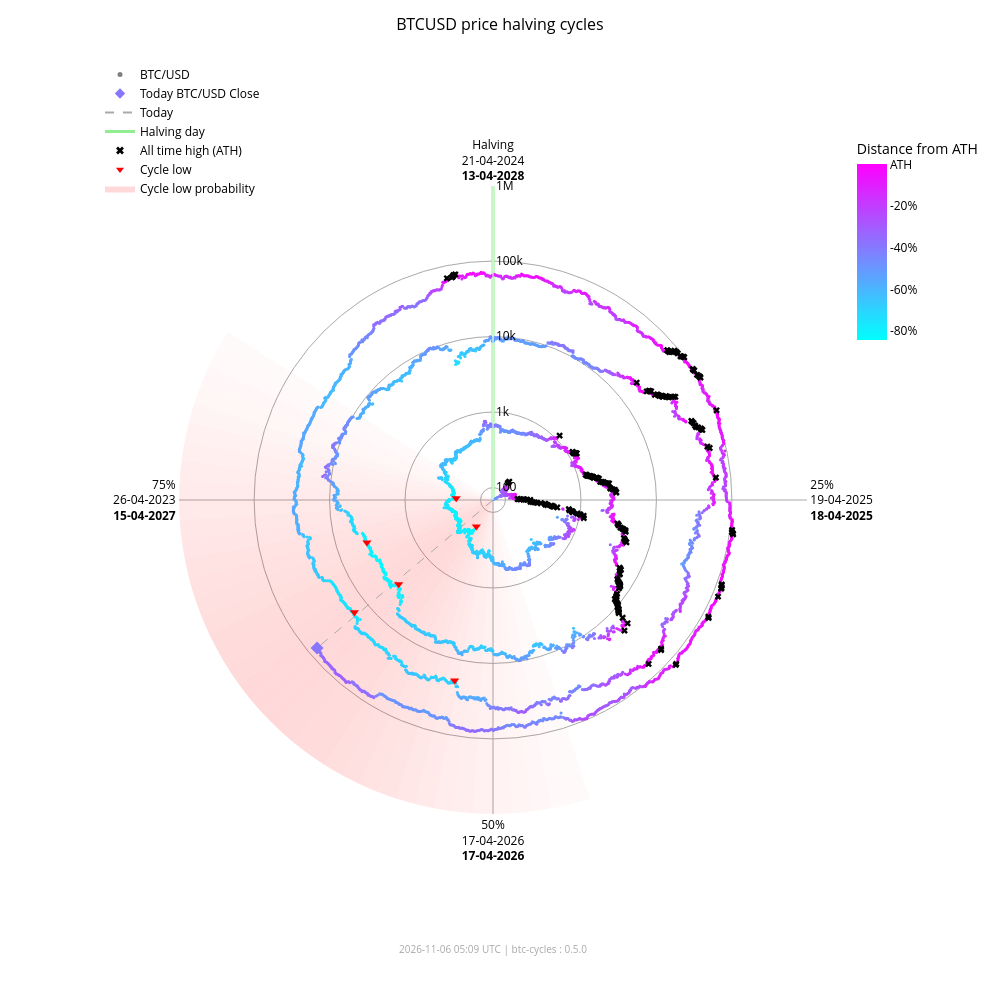

Write notebook code for a chart like this one.
### Markdown cell above
### Interactive chart (plotly)

### Code cell
fig_interactive = btc.plot(
    kind="interactive",
    from_date="2012-11-28",
)
# plotly config for interactivity
config = {"scrollZoom": True, "displayModeBar": True}
# display in notebook
fig_interactive.show(config=config)

### Figure 1 — Plotly figure (JSON) as saved in the notebook; plotly's stock layout.template omitted (floating-point values rounded to 4 significant figures; data arrays with more than 128 entries replaced by an {"elided": "..."} marker saying what was removed)
{"data": [{"fill": "toself", "fillcolor": "rgba(255,0,0,0.018306980149439524)", "hoverinfo": "skip", "line": {"width": 0}, "mode": "lines", "r": [68.43, 1000000, 1000000, 68.43, 68.43], "showlegend": false, "theta": [162.0, 162.0, 165.6, 165.6, 162.0], "type": "scatterpolar"}, {"fill": "toself", "fillcolor": "rgba(255,0,0,0.02405911634527998)", "hoverinfo": "skip", "line": {"width": 0}, "mode": "lines", "r": [68.43, 1000000, 1000000, 68.43, 68.43], "showlegend": false, "theta": [165.6, 165.6, 169.2, 169.2, 165.6], "type": "scatterpolar"}, {"fill": "toself", "fillcolor": "rgba(255,0,0,0.030803449372254352)", "hoverinfo": "skip", "line": {"width": 0}, "mode": "lines", "r": [68.43, 1000000, 1000000, 68.43, 68.43], "showlegend": false, "theta": [169.2, 169.2, 172.8, 172.8, 169.2], "type": "scatterpolar"}, {"fill": "toself", "fillcolor": "rgba(255,0,0,0.03847233586005252)", "hoverinfo": "skip", "line": {"width": 0}, "mode": "lines", "r": [68.43, 1000000, 1000000, 68.43, 68.43], "showlegend": false, "theta": [172.8, 172.8, 176.4, 176.4, 172.8], "type": "scatterpolar"}, {"fill": "toself", "fillcolor": "rgba(255,0,0,0.04694405159551339)", "hoverinfo": "skip", "line": {"width": 0}, "mode": "lines", "r": [68.43, 1000000, 1000000, 68.43, 68.43], "showlegend": false, "theta": [176.4, 176.4, 180.0, 180.0, 176.4], "type": "scatterpolar"}, {"fill": "toself", "fillcolor": "rgba(255,0,0,0.05605603979818329)", "hoverinfo": "skip", "line": {"width": 0}, "mode": "lines", "r": [68.43, 1000000, 1000000, 68.43, 68.43], "showlegend": false, "theta": [180.0, 180.0, 183.6, 183.6, 180.0], "type": "scatterpolar"}, {"fill": "toself", "fillcolor": "rgba(255,0,0,0.06562330627802694)", "hoverinfo": "skip", "line": {"width": 0}, "mode": "lines", "r": [68.43, 1000000, 1000000, 68.43, 68.43], "showlegend": false, "theta": [183.6, 183.6, 187.2, 187.2, 183.6], "type": "scatterpolar"}, {"fill": "toself", "fillcolor": "rgba(255,0,0,0.07545707932574237)", "hoverinfo": "skip", "line": {"width": 0}, "mode": "lines", "r": [68.43, 1000000, 1000000, 68.43, 68.43], "showlegend": false, "theta": [187.2, 187.2, 190.8, 190.8, 187.2], "type": "scatterpolar"}, {"fill": "toself", "fillcolor": "rgba(255,0,0,0.08537841060169407)", "hoverinfo": "skip", "line": {"width": 0}, "mode": "lines", "r": [68.43, 1000000, 1000000, 68.43, 68.43], "showlegend": false, "theta": [190.8, 190.8, 194.4, 194.4, 190.8], "type": "scatterpolar"}, {"fill": "toself", "fillcolor": "rgba(255,0,0,0.09522272137134848)", "hoverinfo": "skip", "line": {"width": 0}, "mode": "lines", "r": [68.43, 1000000, 1000000, 68.43, 68.43], "showlegend": false, "theta": [194.4, 194.4, 198.0, 198.0, 194.4], "type": "scatterpolar"}, {"fill": "toself", "fillcolor": "rgba(255,0,0,0.10483418800389058)", "hoverinfo": "skip", "line": {"width": 0}, "mode": "lines", "r": [68.43, 1000000, 1000000, 68.43, 68.43], "showlegend": false, "theta": [198.0, 198.0, 201.6, 201.6, 198.0], "type": "scatterpolar"}, {"fill": "toself", "fillcolor": "rgba(255,0,0,0.11405248627197925)", "hoverinfo": "skip", "line": {"width": 0}, "mode": "lines", "r": [68.43, 1000000, 1000000, 68.43, 68.43], "showlegend": false, "theta": [201.6, 201.6, 205.2, 205.2, 201.6], "type": "scatterpolar"}, {"fill": "toself", "fillcolor": "rgba(255,0,0,0.12269756305009562)", "hoverinfo": "skip", "line": {"width": 0}, "mode": "lines", "r": [68.43, 1000000, 1000000, 68.43, 68.43], "showlegend": false, "theta": [205.2, 205.2, 208.8, 208.8, 205.2], "type": "scatterpolar"}, {"fill": "toself", "fillcolor": "rgba(255,0,0,0.13055959037792858)", "hoverinfo": "skip", "line": {"width": 0}, "mode": "lines", "r": [68.43, 1000000, 1000000, 68.43, 68.43], "showlegend": false, "theta": [208.8, 208.8, 212.4, 212.4, 208.8], "type": "scatterpolar"}, {"fill": "toself", "fillcolor": "rgba(255,0,0,0.13740037014073872)", "hoverinfo": "skip", "line": {"width": 0}, "mode": "lines", "r": [68.43, 1000000, 1000000, 68.43, 68.43], "showlegend": false, "theta": [212.4, 212.4, 216.0, 216.0, 212.4], "type": "scatterpolar"}, {"fill": "toself", "fillcolor": "rgba(255,0,0,0.14296927208088228)", "hoverinfo": "skip", "line": {"width": 0}, "mode": "lines", "r": [68.43, 1000000, 1000000, 68.43, 68.43], "showlegend": false, "theta": [216.0, 216.0, 219.6, 219.6, 216.0], "type": "scatterpolar"}, {"fill": "toself", "fillcolor": "rgba(255,0,0,0.14703219887325494)", "hoverinfo": "skip", "line": {"width": 0}, "mode": "lines", "r": [68.43, 1000000, 1000000, 68.43, 68.43], "showlegend": false, "theta": [219.6, 219.6, 223.2, 223.2, 219.6], "type": "scatterpolar"}, {"fill": "toself", "fillcolor": "rgba(255,0,0,0.14940752827264187)", "hoverinfo": "skip", "line": {"width": 0}, "mode": "lines", "r": [68.43, 1000000, 1000000, 68.43, 68.43], "showlegend": false, "theta": [223.2, 223.2, 226.8, 226.8, 223.2], "type": "scatterpolar"}, {"fill": "toself", "fillcolor": "rgba(255,0,0,0.15)", "hoverinfo": "skip", "line": {"width": 0}, "mode": "lines", "r": [68.43, 1000000, 1000000, 68.43, 68.43], "showlegend": false, "theta": [226.8, 226.8, 230.4, 230.4, 226.8], "type": "scatterpolar"}, {"fill": "toself", "fillcolor": "rgba(255,0,0,0.14882314851976614)", "hoverinfo": "skip", "line": {"width": 0}, "mode": "lines", "r": [68.43, 1000000, 1000000, 68.43, 68.43], "showlegend": false, "theta": [230.4, 230.4, 234.0, 234.0, 230.4], "type": "scatterpolar"}, {"fill": "toself", "fillcolor": "rgba(255,0,0,0.14600334989350275)", "hoverinfo": "skip", "line": {"width": 0}, "mode": "lines", "r": [68.43, 1000000, 1000000, 68.43, 68.43], "showlegend": false, "theta": [234.0, 234.0, 237.6, 237.6, 234.0], "type": "scatterpolar"}, {"fill": "toself", "fillcolor": "rgba(255,0,0,0.14176315293000513)", "hoverinfo": "skip", "line": {"width": 0}, "mode": "lines", "r": [68.43, 1000000, 1000000, 68.43, 68.43], "showlegend": false, "theta": [237.6, 237.6, 241.2, 241.2, 237.6], "type": "scatterpolar"}, {"fill": "toself", "fillcolor": "rgba(255,0,0,0.1363869302869166)", "hoverinfo": "skip", "line": {"width": 0}, "mode": "lines", "r": [68.43, 1000000, 1000000, 68.43, 68.43], "showlegend": false, "theta": [241.2, 241.2, 244.8, 244.8, 241.2], "type": "scatterpolar"}, {"fill": "toself", "fillcolor": "rgba(255,0,0,0.13017643696734477)", "hoverinfo": "skip", "line": {"width": 0}, "mode": "lines", "r": [68.43, 1000000, 1000000, 68.43, 68.43], "showlegend": false, "theta": [244.8, 244.8, 248.4, 248.4, 244.8], "type": "scatterpolar"}, {"fill": "toself", "fillcolor": "rgba(255,0,0,0.1234063302665758)", "hoverinfo": "skip", "line": {"width": 0}, "mode": "lines", "r": [68.43, 1000000, 1000000, 68.43, 68.43], "showlegend": false, "theta": [248.4, 248.4, 252.0, 252.0, 248.4], "type": "scatterpolar"}, {"fill": "toself", "fillcolor": "rgba(255,0,0,0.11628949020714345)", "hoverinfo": "skip", "line": {"width": 0}, "mode": "lines", "r": [68.43, 1000000, 1000000, 68.43, 68.43], "showlegend": false, "theta": [252.0, 252.0, 255.6, 255.6, 252.0], "type": "scatterpolar"}, {"fill": "toself", "fillcolor": "rgba(255,0,0,0.108959277972535)", "hoverinfo": "skip", "line": {"width": 0}, "mode": "lines", "r": [68.43, 1000000, 1000000, 68.43, 68.43], "showlegend": false, "theta": [255.6, 255.6, 259.2, 259.2, 255.6], "type": "scatterpolar"}, {"fill": "toself", "fillcolor": "rgba(255,0,0,0.1014715299920515)", "hoverinfo": "skip", "line": {"width": 0}, "mode": "lines", "r": [68.43, 1000000, 1000000, 68.43, 68.43], "showlegend": false, "theta": [259.2, 259.2, 262.8, 262.8, 259.2], "type": "scatterpolar"}, {"fill": "toself", "fillcolor": "rgba(255,0,0,0.09382430417652897)", "hoverinfo": "skip", "line": {"width": 0}, "mode": "lines", "r": [68.43, 1000000, 1000000, 68.43, 68.43], "showlegend": false, "theta": [262.8, 262.8, 266.4, 266.4, 262.8], "type": "scatterpolar"}, {"fill": "toself", "fillcolor": "rgba(255,0,0,0.08598937207621672)", "hoverinfo": "skip", "line": {"width": 0}, "mode": "lines", "r": [68.43, 1000000, 1000000, 68.43, 68.43], "showlegend": false, "theta": [266.4, 266.4, 270.0, 270.0, 266.4], "type": "scatterpolar"}, {"fill": "toself", "fillcolor": "rgba(255,0,0,0.07794710108398434)", "hoverinfo": "skip", "line": {"width": 0}, "mode": "lines", "r": [68.43, 1000000, 1000000, 68.43, 68.43], "showlegend": false, "theta": [270.0, 270.0, 273.6, 273.6, 270.0], "type": "scatterpolar"}, {"fill": "toself", "fillcolor": "rgba(255,0,0,0.06971614429145927)", "hoverinfo": "skip", "line": {"width": 0}, "mode": "lines", "r": [68.43, 1000000, 1000000, 68.43, 68.43], "showlegend": false, "theta": [273.6, 273.6, 277.2, 277.2, 273.6], "type": "scatterpolar"}, {"fill": "toself", "fillcolor": "rgba(255,0,0,0.061371174705723626)", "hoverinfo": "skip", "line": {"width": 0}, "mode": "lines", "r": [68.43, 1000000, 1000000, 68.43, 68.43], "showlegend": false, "theta": [277.2, 277.2, 280.8, 280.8, 277.2], "type": "scatterpolar"}, {"fill": "toself", "fillcolor": "rgba(255,0,0,0.05304520605236535)", "hoverinfo": "skip", "line": {"width": 0}, "mode": "lines", "r": [68.43, 1000000, 1000000, 68.43, 68.43], "showlegend": false, "theta": [280.8, 280.8, 284.4, 284.4, 280.8], "type": "scatterpolar"}, {"fill": "toself", "fillcolor": "rgba(255,0,0,0.044916938988340704)", "hoverinfo": "skip", "line": {"width": 0}, "mode": "lines", "r": [68.43, 1000000, 1000000, 68.43, 68.43], "showlegend": false, "theta": [284.4, 284.4, 288.0, 288.0, 284.4], "type": "scatterpolar"}, {"fill": "toself", "fillcolor": "rgba(255,0,0,0.0371870550186571)", "hoverinfo": "skip", "line": {"width": 0}, "mode": "lines", "r": [68.43, 1000000, 1000000, 68.43, 68.43], "showlegend": false, "theta": [288.0, 288.0, 291.6, 291.6, 288.0], "type": "scatterpolar"}, {"fill": "toself", "fillcolor": "rgba(255,0,0,0.030049603184432498)", "hoverinfo": "skip", "line": {"width": 0}, "mode": "lines", "r": [68.43, 1000000, 1000000, 68.43, 68.43], "showlegend": false, "theta": [291.6, 291.6, 295.2, 295.2, 291.6], "type": "scatterpolar"}, {"fill": "toself", "fillcolor": "rgba(255,0,0,0.023665126797805223)", "hoverinfo": "skip", "line": {"width": 0}, "mode": "lines", "r": [68.43, 1000000, 1000000, 68.43, 68.43], "showlegend": false, "theta": [295.2, 295.2, 298.8, 298.8, 295.2], "type": "scatterpolar"}, {"fill": "toself", "fillcolor": "rgba(255,0,0,0.018141004067302662)", "hoverinfo": "skip", "line": {"width": 0}, "mode": "lines", "r": [68.43, 1000000, 1000000, 68.43, 68.43], "showlegend": false, "theta": [298.8, 298.8, 302.4, 302.4, 298.8], "type": "scatterpolar"}, {"hoverinfo": "skip", "line": {"color": "darkgrey", "dash": "dash", "width": 1}, "mode": "lines", "r": [68.43, 75940.0], "showlegend": false, "theta": [229.9, 229.9], "type": "scatterpolar"}, {"hoverinfo": "skip", "line": {"color": "lightgreen", "width": 3}, "mode": "lines", "r": [68.43, 1000000], "showlegend": false, "theta": [0, 0], "type": "scatterpolar"}, {"hoverinfo": "text", "marker": {"color": {"elided": "4941 str values"}, "size": 3}, "mode": "markers", "r": {"elided": "4941 float values"}, "showlegend": false, "text": {"elided": "4941 str values"}, "theta": {"elided": "4941 float values"}, "type": "scatterpolar"}, {"hoverinfo": "text", "marker": {"color": "#8976ff", "size": 10, "symbol": "diamond"}, "mode": "markers", "r": [75940.0], "showlegend": false, "text": ["Today<br>Date: 2026-11-05<br>Price: $75,942.12"], "theta": [229.9], "type": "scatterpolar"}, {"hoverinfo": "text", "marker": {"color": "black", "size": 6, "symbol": "x"}, "mode": "markers", "r": {"elided": "182 float values"}, "showlegend": false, "text": {"elided": "182 str values"}, "theta": {"elided": "182 float values"}, "type": "scatterpolar"}, {"hoverinfo": "text", "marker": {"color": "red", "size": 8, "symbol": "triangle-down"}, "mode": "markers", "r": [178.1, 210.5, 3237.0, 3961.0, 19020.0, 15790.0], "showlegend": false, "text": ["Cycle Low<br>Date: 2015-01-14<br>Price: $178.10<br>ATH distance: -84.5%", "Cycle Low<br>Date: 2015-08-24<br>Price: $210.49<br>ATH distance: -81.7%", "Cycle Low<br>Date: 2018-12-15<br>Price: $3,236.76<br>ATH distance: -83.4%", "Cycle Low<br>Date: 2019-03-15<br>Price: $3,960.91<br>ATH distance: -79.7%", "Cycle Low<br>Date: 2022-06-18<br>Price: $19,017.64<br>ATH distance: -71.9%", "Cycle Low<br>Date: 2022-11-21<br>Price: $15,787.28<br>ATH distance: -76.6%"], "theta": [212.1, 272.7, 228.3, 251.4, 192.0, 231.0], "type": "scatterpolar"}, {"marker": {"color": "grey", "size": 5}, "mode": "markers", "name": "BTC/USD", "r": [null], "theta": [null], "type": "scatterpolar"}, {"marker": {"color": "#8976ff", "size": 8, "symbol": "diamond"}, "mode": "markers", "name": "Today BTC/USD Close", "r": [null], "theta": [null], "type": "scatterpolar"}, {"line": {"color": "darkgrey", "dash": "dash"}, "mode": "lines", "name": "Today", "r": [null], "theta": [null], "type": "scatterpolar"}, {"line": {"color": "lightgreen", "width": 3}, "mode": "lines", "name": "Halving day", "r": [null], "theta": [null], "type": "scatterpolar"}, {"marker": {"color": "black", "size": 7, "symbol": "x"}, "mode": "markers", "name": "All time high (ATH)", "r": [null], "theta": [null], "type": "scatterpolar"}, {"marker": {"color": "red", "size": 7, "symbol": "triangle-down"}, "mode": "markers", "name": "Cycle low", "r": [null], "theta": [null], "type": "scatterpolar"}, {"fill": "toself", "fillcolor": "rgba(255,0,0,0.15)", "line": {"width": 0}, "mode": "lines", "name": "Cycle low probability", "r": [null], "theta": [null], "type": "scatterpolar"}, {"hoverinfo": "skip", "marker": {"cmax": 0, "cmin": -0.8453, "color": [0], "colorbar": {"len": 0.25, "ticktext": ["ATH", "-20%", "-40%", "-60%", "-80%", "-100%"], "tickvals": [0, -0.2, -0.4, -0.6, -0.8, -1.0], "title": {"text": "Distance from ATH"}, "x": 0.95, "y": 0.92, "yanchor": "top"}, "colorscale": {"elided": "256x2 mixed values"}, "showscale": true, "size": 0}, "mode": "markers", "r": [null], "showlegend": false, "theta": [null], "type": "scatterpolar"}], "layout": {"annotations": [{"font": {"color": "darkgrey", "size": 10}, "showarrow": false, "text": "2026-11-06 05:09 UTC | btc-cycles : 0.5.0", "x": 0.5, "xref": "paper", "y": -0.02, "yref": "paper"}], "font": {"color": "black"}, "height": 1000, "legend": {"bgcolor": "rgba(0,0,0,0)", "font": {"color": "black"}, "x": 0.0, "y": 1.0}, "margin": {"b": 60, "l": 100, "r": 80, "t": 60}, "paper_bgcolor": "white", "plot_bgcolor": "white", "polar": {"angularaxis": {"color": "black", "direction": "clockwise", "gridcolor": "darkgrey", "rotation": 90, "ticktext": ["Halving<br>21-04-2024<br><b>13-04-2028</b>", "25%<br>19-04-2025<br><b>18-04-2025</b>", "50%<br>17-04-2026<br><b>17-04-2026</b>", "75%<br>26-04-2023<br><b>15-04-2027</b>"], "tickvals": [0, 90, 180, 270]}, "bgcolor": "white", "domain": {"x": [0.1, 0.9], "y": [0.05, 0.95]}, "radialaxis": {"angle": 90, "color": "black", "gridcolor": "darkgrey", "range": [1.835, 6.0], "tickangle": 90, "ticktext": ["100", "1k", "10k", "100k", "1M"], "tickvals": [100, 1000, 10000, 100000, 1000000], "type": "log"}}, "title": {"font": {"color": "black", "size": 16}, "text": "BTCUSD price halving cycles", "x": 0.5}, "width": 1000}}
